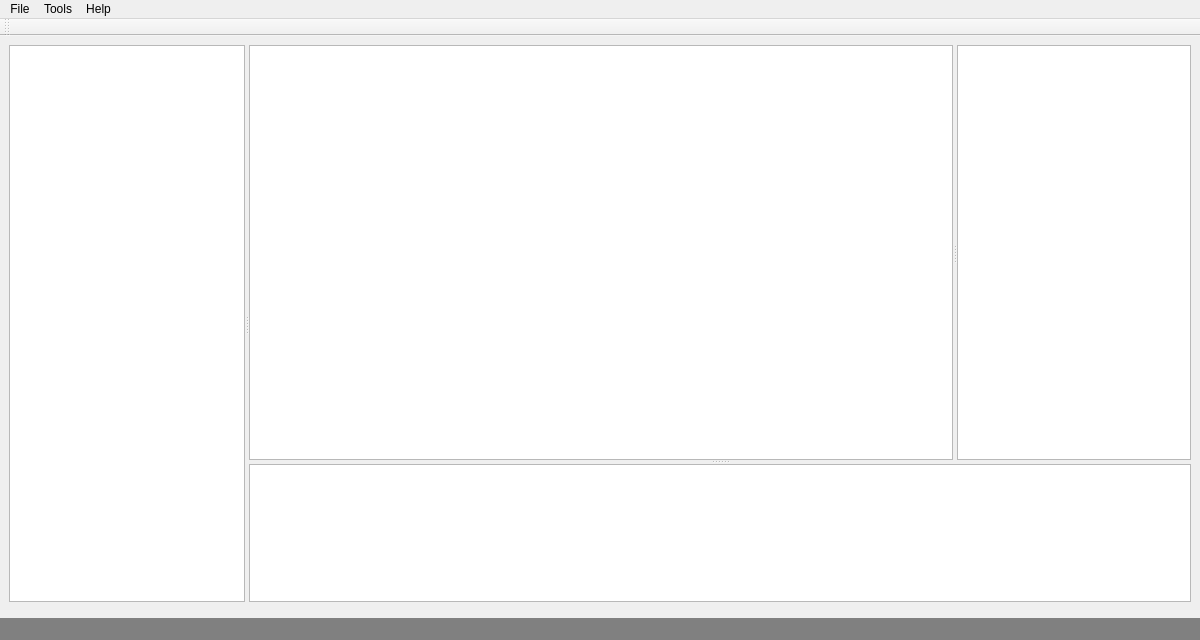
<?xml version="1.0" encoding="UTF-8"?>
<ui version="4.0">
 <class>MainWindow</class>
 <widget class="QMainWindow" name="MainWindow">
  <property name="geometry">
   <rect>
    <x>0</x>
    <y>0</y>
    <width>1200</width>
    <height>640</height>
   </rect>
  </property>
  <property name="minimumSize">
   <size>
    <width>1200</width>
    <height>640</height>
   </size>
  </property>
  <property name="windowTitle">
   <string>MainWindow</string>
  </property>
  <widget class="QWidget" name="centralWidget">
   <layout class="QHBoxLayout" name="horizontalLayout">
    <property name="spacing">
     <number>0</number>
    </property>
    <property name="leftMargin">
     <number>0</number>
    </property>
    <property name="topMargin">
     <number>0</number>
    </property>
    <property name="rightMargin">
     <number>0</number>
    </property>
    <property name="bottomMargin">
     <number>0</number>
    </property>
    <item>
     <widget class="QWidget" name="root" native="true">
      <property name="styleSheet">
       <string notr="true"/>
      </property>
      <layout class="QVBoxLayout" name="verticalLayout">
       <property name="spacing">
        <number>0</number>
       </property>
       <property name="leftMargin">
        <number>0</number>
       </property>
       <property name="topMargin">
        <number>0</number>
       </property>
       <property name="rightMargin">
        <number>0</number>
       </property>
       <property name="bottomMargin">
        <number>0</number>
       </property>
       <item>
        <widget class="QWidget" name="stackContainer" native="true">
         <property name="styleSheet">
          <string notr="true"/>
         </property>
         <layout class="QHBoxLayout" name="horizontalLayout_2">
          <property name="spacing">
           <number>0</number>
          </property>
          <property name="leftMargin">
           <number>9</number>
          </property>
          <property name="topMargin">
           <number>9</number>
          </property>
          <property name="rightMargin">
           <number>9</number>
          </property>
          <property name="bottomMargin">
           <number>9</number>
          </property>
          <item>
           <widget class="QStackedWidget" name="stackedWidget">
            <widget class="QWidget" name="page1">
             <widget class="QSplitter" name="splitter_4">
              <property name="geometry">
               <rect>
                <x>0</x>
                <y>0</y>
                <width>1182</width>
                <height>557</height>
               </rect>
              </property>
              <property name="orientation">
               <enum>Qt::Horizontal</enum>
              </property>
              <widget class="QWidget" name="widget_7" native="true">
               <property name="sizePolicy">
                <sizepolicy hsizetype="Minimum" vsizetype="Expanding">
                 <horstretch>1</horstretch>
                 <verstretch>0</verstretch>
                </sizepolicy>
               </property>
               <property name="minimumSize">
                <size>
                 <width>100</width>
                 <height>0</height>
                </size>
               </property>
               <property name="maximumSize">
                <size>
                 <width>400</width>
                 <height>16777215</height>
                </size>
               </property>
               <layout class="QHBoxLayout" name="horizontalLayout_9">
                <property name="spacing">
                 <number>0</number>
                </property>
                <property name="leftMargin">
                 <number>0</number>
                </property>
                <property name="topMargin">
                 <number>0</number>
                </property>
                <property name="rightMargin">
                 <number>0</number>
                </property>
                <property name="bottomMargin">
                 <number>0</number>
                </property>
                <item>
                 <widget class="QListWidget" name="workspaceListWidget">
                  <property name="sizePolicy">
                   <sizepolicy hsizetype="Preferred" vsizetype="Preferred">
                    <horstretch>0</horstretch>
                    <verstretch>0</verstretch>
                   </sizepolicy>
                  </property>
                  <property name="minimumSize">
                   <size>
                    <width>0</width>
                    <height>0</height>
                   </size>
                  </property>
                 </widget>
                </item>
               </layout>
              </widget>
              <widget class="QWidget" name="widget_8" native="true">
               <property name="sizePolicy">
                <sizepolicy hsizetype="Maximum" vsizetype="Preferred">
                 <horstretch>2</horstretch>
                 <verstretch>0</verstretch>
                </sizepolicy>
               </property>
               <layout class="QHBoxLayout" name="horizontalLayout_10">
                <property name="spacing">
                 <number>0</number>
                </property>
                <property name="leftMargin">
                 <number>0</number>
                </property>
                <property name="topMargin">
                 <number>0</number>
                </property>
                <property name="rightMargin">
                 <number>0</number>
                </property>
                <property name="bottomMargin">
                 <number>0</number>
                </property>
                <item>
                 <widget class="QSplitter" name="splitter_5">
                  <property name="orientation">
                   <enum>Qt::Vertical</enum>
                  </property>
                  <widget class="QWidget" name="widget_9" native="true">
                   <property name="sizePolicy">
                    <sizepolicy hsizetype="Preferred" vsizetype="Preferred">
                     <horstretch>0</horstretch>
                     <verstretch>3</verstretch>
                    </sizepolicy>
                   </property>
                   <layout class="QHBoxLayout" name="horizontalLayout_11">
                    <property name="spacing">
                     <number>0</number>
                    </property>
                    <property name="leftMargin">
                     <number>0</number>
                    </property>
                    <property name="topMargin">
                     <number>0</number>
                    </property>
                    <property name="rightMargin">
                     <number>0</number>
                    </property>
                    <property name="bottomMargin">
                     <number>0</number>
                    </property>
                    <item>
                     <widget class="QSplitter" name="splitter_6">
                      <property name="orientation">
                       <enum>Qt::Horizontal</enum>
                      </property>
                      <widget class="QWidget" name="widget_10" native="true">
                       <property name="sizePolicy">
                        <sizepolicy hsizetype="Maximum" vsizetype="Maximum">
                         <horstretch>3</horstretch>
                         <verstretch>0</verstretch>
                        </sizepolicy>
                       </property>
                       <layout class="QHBoxLayout" name="horizontalLayout_12">
                        <property name="spacing">
                         <number>0</number>
                        </property>
                        <property name="leftMargin">
                         <number>0</number>
                        </property>
                        <property name="topMargin">
                         <number>0</number>
                        </property>
                        <property name="rightMargin">
                         <number>0</number>
                        </property>
                        <property name="bottomMargin">
                         <number>0</number>
                        </property>
                        <item>
                         <widget class="QListWidget" name="listWidget_6">
                          <property name="sizePolicy">
                           <sizepolicy hsizetype="Preferred" vsizetype="Expanding">
                            <horstretch>0</horstretch>
                            <verstretch>0</verstretch>
                           </sizepolicy>
                          </property>
                         </widget>
                        </item>
                       </layout>
                      </widget>
                      <widget class="QWidget" name="widget_11" native="true">
                       <property name="sizePolicy">
                        <sizepolicy hsizetype="Minimum" vsizetype="Preferred">
                         <horstretch>1</horstretch>
                         <verstretch>0</verstretch>
                        </sizepolicy>
                       </property>
                       <property name="minimumSize">
                        <size>
                         <width>150</width>
                         <height>0</height>
                        </size>
                       </property>
                       <property name="maximumSize">
                        <size>
                         <width>300</width>
                         <height>16777215</height>
                        </size>
                       </property>
                       <property name="baseSize">
                        <size>
                         <width>0</width>
                         <height>0</height>
                        </size>
                       </property>
                       <layout class="QHBoxLayout" name="horizontalLayout_13">
                        <property name="spacing">
                         <number>0</number>
                        </property>
                        <property name="sizeConstraint">
                         <enum>QLayout::SetDefaultConstraint</enum>
                        </property>
                        <property name="leftMargin">
                         <number>0</number>
                        </property>
                        <property name="topMargin">
                         <number>0</number>
                        </property>
                        <property name="rightMargin">
                         <number>0</number>
                        </property>
                        <property name="bottomMargin">
                         <number>0</number>
                        </property>
                        <item>
                         <widget class="QListWidget" name="listWidget_7"/>
                        </item>
                       </layout>
                      </widget>
                     </widget>
                    </item>
                   </layout>
                  </widget>
                  <widget class="QWidget" name="widget_12" native="true">
                   <property name="sizePolicy">
                    <sizepolicy hsizetype="Preferred" vsizetype="Preferred">
                     <horstretch>0</horstretch>
                     <verstretch>1</verstretch>
                    </sizepolicy>
                   </property>
                   <property name="maximumSize">
                    <size>
                     <width>16777215</width>
                     <height>200</height>
                    </size>
                   </property>
                   <layout class="QHBoxLayout" name="horizontalLayout_14">
                    <property name="spacing">
                     <number>0</number>
                    </property>
                    <property name="leftMargin">
                     <number>0</number>
                    </property>
                    <property name="topMargin">
                     <number>0</number>
                    </property>
                    <property name="rightMargin">
                     <number>0</number>
                    </property>
                    <property name="bottomMargin">
                     <number>0</number>
                    </property>
                    <item>
                     <widget class="QListWidget" name="listWidget_8"/>
                    </item>
                   </layout>
                  </widget>
                 </widget>
                </item>
               </layout>
              </widget>
             </widget>
            </widget>
            <widget class="QWidget" name="page2"/>
           </widget>
          </item>
         </layout>
        </widget>
       </item>
      </layout>
     </widget>
    </item>
   </layout>
  </widget>
  <widget class="QMenuBar" name="menuBar">
   <property name="geometry">
    <rect>
     <x>0</x>
     <y>0</y>
     <width>1200</width>
     <height>24</height>
    </rect>
   </property>
   <widget class="QMenu" name="menuFile">
    <property name="title">
     <string>File</string>
    </property>
    <addaction name="actionNew"/>
    <addaction name="actionOpen"/>
    <addaction name="separator"/>
    <addaction name="actionExit"/>
   </widget>
   <widget class="QMenu" name="menuTools">
    <property name="title">
     <string>Tools</string>
    </property>
   </widget>
   <widget class="QMenu" name="menuHelp">
    <property name="title">
     <string>Help</string>
    </property>
   </widget>
   <addaction name="menuFile"/>
   <addaction name="menuTools"/>
   <addaction name="menuHelp"/>
  </widget>
  <widget class="QToolBar" name="mainToolBar">
   <attribute name="toolBarArea">
    <enum>TopToolBarArea</enum>
   </attribute>
   <attribute name="toolBarBreak">
    <bool>false</bool>
   </attribute>
  </widget>
  <widget class="QStatusBar" name="statusBar">
   <property name="styleSheet">
    <string notr="true">background-color: gray;</string>
   </property>
  </widget>
  <action name="actionNew">
   <property name="text">
    <string>New</string>
   </property>
  </action>
  <action name="actionOpen">
   <property name="text">
    <string>Open</string>
   </property>
  </action>
  <action name="actionExit">
   <property name="text">
    <string>Exit</string>
   </property>
  </action>
 </widget>
 <layoutdefault spacing="6" margin="11"/>
 <resources/>
 <connections/>
</ui>
